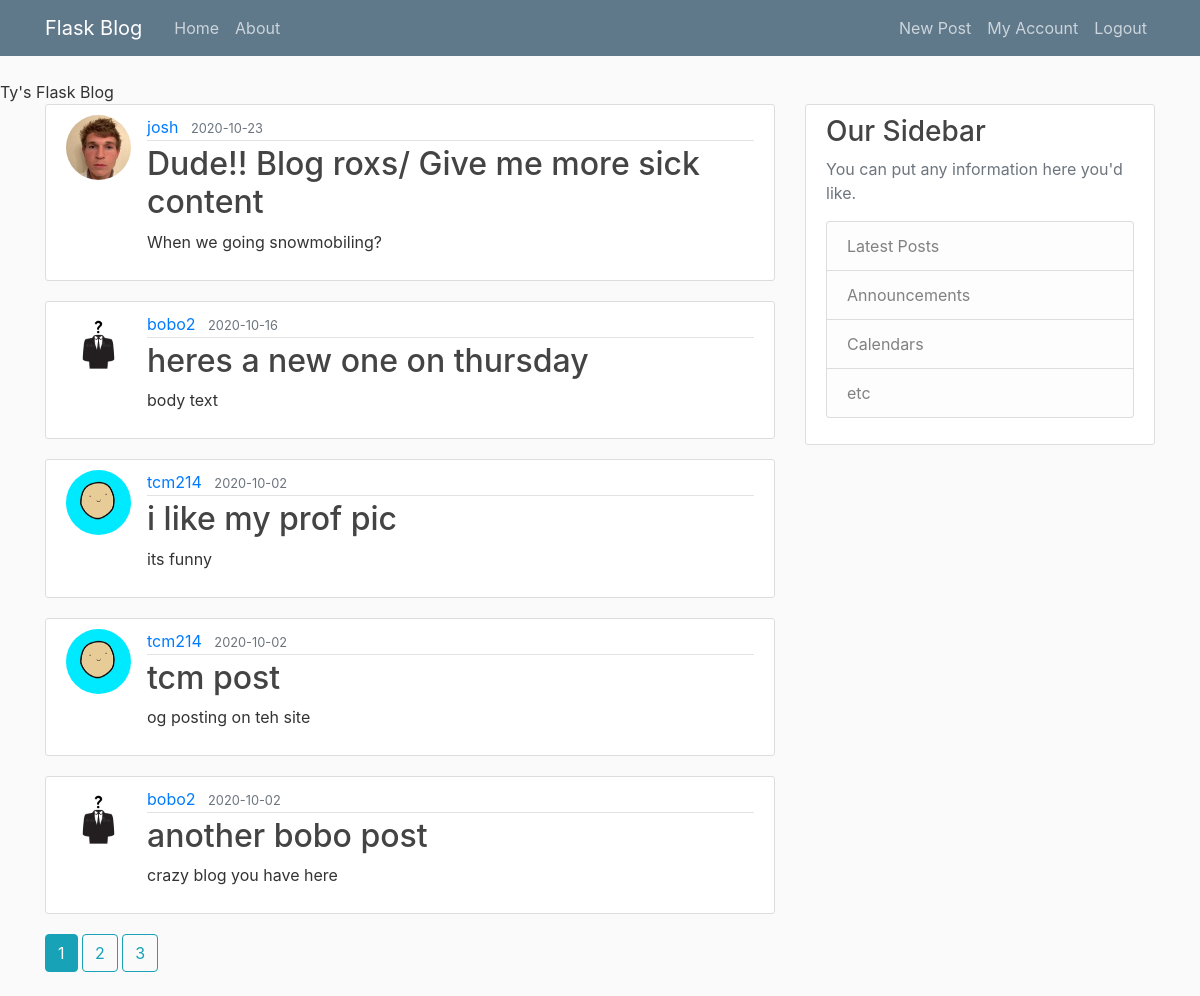
/home (signed in), run on the app's committed database.
### flask_project/models.py (models this page shows, shortened)
class Post(db.Model):
	id = db.Column(db.Integer, primary_key=True)
	title = db.Column(db.String(80), nullable=False)
	date_posted = db.Column(db.DateTime, nullable=False, default=datetime.utcnow)
	content = db.Column(db.Text, nullable=False)
	user_id = db.Column(db.Integer, db.ForeignKey('user.id'), nullable=False)

class User(db.Model, UserMixin):
	id = db.Column(db.Integer, primary_key=True)
	username = db.Column(db.String(20), unique=True, nullable=False)
	email = db.Column(db.String(120), unique=True, nullable=False)
	image_file = db.Column(db.String(20), nullable=False, default='default.jpg')
	password = db.Column(db.String(60), nullable=False)
	posts = db.relationship('Post', backref='author', lazy=True)

### flask_project/routes.py (the view)
@app.route("/")
@app.route("/home")
def home():
	page = request.args.get('page', 1, type=int)
	posts = Post.query.order_by(Post.date_posted.desc()).paginate(page=page, per_page=5)
	return render_template("home.html", posts=posts)

### flask_project/models.py (called while the page is built)
@login_manager.user_loader
def load_user(user_id):
	return User.query.get(int(user_id))

### flask_project/templates/home.html
{% extends "layout.html" %}
{% block content %}
	{% for post in posts.items %}
		<article class="media content-section">
    <img class="rounded-circle article-img" src="{{ url_for('static', filename='profile_pics/' + post.author.image_file) }}">
      <div class="media-body">
        <div class="article-metadata">
          <a class="mr-2" href="#">{{ post.author.username }}</a>
          <small class="text-muted">{{ post.date_posted.strftime('%Y-%m-%d') }}</small>
        </div>
        <h2><a class="article-title" href="{{ url_for('post', post_id=post.id) }}">{{ post.title }}</a></h2>
        <p class="article-content">{{ post.content }}</p>
      </div>
    </article>
	{% endfor %}
  {% for page_num in posts.iter_pages(left_edge=1, right_edge=1, left_current=1, right_current=2) %}
    {% if page_num %}
      {% if posts.page == page_num %}
        <a class="btn btn-info mb-4"href="{{ url_for('home', page=page_num) }}">{{ page_num }}</a>
      {% else %}
        <a class="btn btn-outline-info mb-4"href="{{ url_for('home', page=page_num) }}">{{ page_num }}</a>
      {% endif %}
    {% else %}
      ...
    {% endif %}
  {% endfor %}
{% endblock content %}

### flask_project/static/main.css (style rules this page uses)
body { background: #fafafa; color: #333333; margin-top: 5rem; }
h1, h2, h3, h4, h5, h6 { color: #444444; }
.content-section { background: #ffffff; padding: 10px 20px; border: 1px solid #dddddd; border-radius: 3px; margin-bottom: 20px; }
.article-title { color: #444444; }
.article-content { white-space: pre-line; }
.article-img { height: 65px; width: 65px; margin-right: 16px; }
.article-metadata { padding-bottom: 1px; margin-bottom: 4px; border-bottom: 1px solid #e3e3e3 }

### data on the page
Post: image_file (picture), author.username "josh", date_posted "2020-10-23", title "Dude!! Blog roxs/ Give me more sick content", content "When we going snowmobiling?"
Post: image_file (placeholder picture), author.username "bobo2", date_posted "2020-10-16", title "heres a new one on thursday", content "body text"
Post: image_file (picture), author.username "tcm214", date_posted "2020-10-02", title "i like my prof pic", content "its funny"
Post: image_file (picture), author.username "tcm214", date_posted "2020-10-02", title "tcm post", content "og posting on teh site"
Post: image_file (placeholder picture), author.username "bobo2", date_posted "2020-10-02", title "another bobo post", content "crazy blog you have here"

### other printed values
{{ page_num }} "1"
{{ page_num }} "2" "3"
